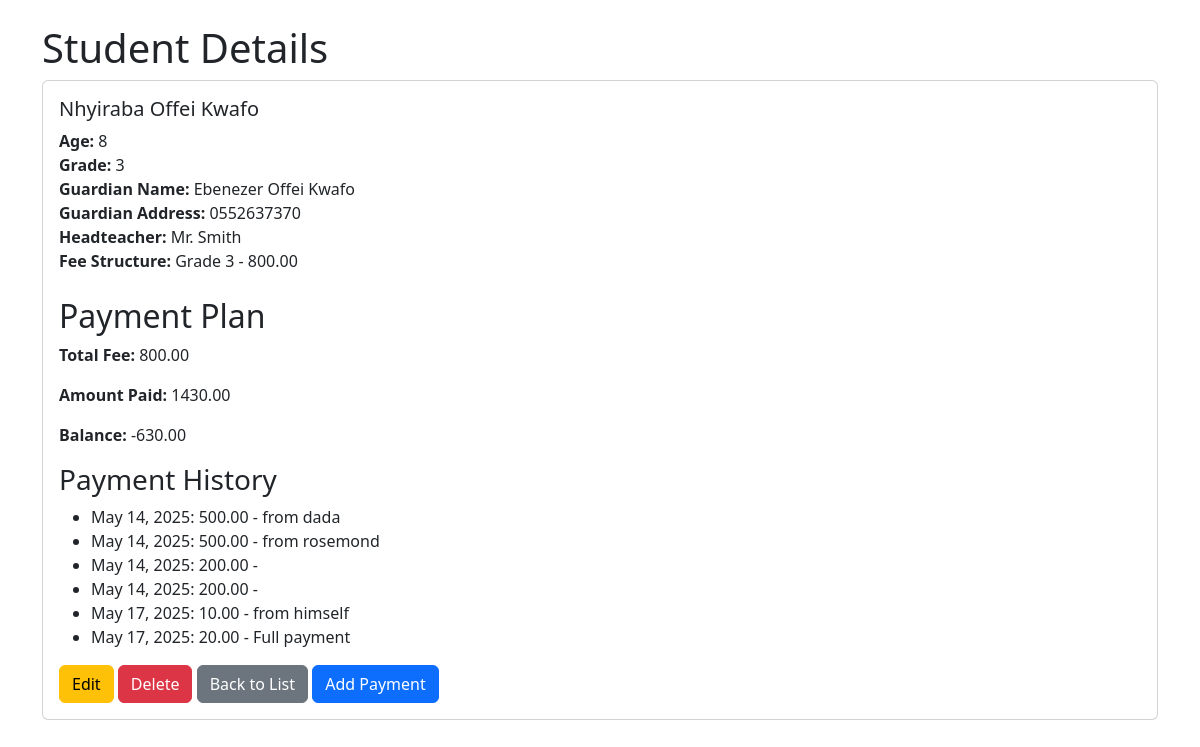
Page /books/24/ (signed in) on the committed database.
### book_store/models.py (models this page shows, shortened)
class Student(models.Model):
   name = models.CharField(max_length=100)
   age = models.IntegerField()
   grade = models.IntegerField()
   guardian_name = models.CharField(max_length=100)
   guardian_address = models.TextField()
   headteacher = models.ForeignKey('HeadTeacher', on_delete=models.PROTECT, related_name='students')
   fee_structure = models.ForeignKey(FeeStructure, on_delete=models.SET_NULL, null=True, blank=True)

class HeadTeacher(models.Model):
    name = models.CharField(max_length=100)
    qualification = models.CharField(max_length=100)
    date_appointed = models.DateField()
    def __str__(self):
        return self.name

class FeeStructure(models.Model):
    grade = models.IntegerField(unique=True)
    amount = models.DecimalField(max_digits=10, decimal_places=2)
    description = models.CharField(max_length=200, blank=True)
    effective_from = models.DateField()
    active = models.BooleanField(default=True)

class PaymentPlan(models.Model):
    student = models.OneToOneField(Student, on_delete=models.CASCADE, related_name='payment_plan')
    total_fee = models.DecimalField(max_digits=10, decimal_places=2)
    amount_paid = models.DecimalField(max_digits=10, decimal_places=2, default=Decimal('0.00'))
    balance = models.DecimalField(max_digits=10, decimal_places=2, default=Decimal('0.00'))

class Payment(models.Model):
    payment_plan = models.ForeignKey(PaymentPlan, on_delete=models.CASCADE, related_name='payments')
    amount = models.DecimalField(max_digits=10, decimal_places=2)
    date = models.DateField(auto_now_add=True)
    description = models.CharField(max_length=200, blank=True)

### book_store/views.py (the view)
# urls.py: path('<int:pk>/', StudentDetailView.as_view(), name='student_detail'),
class StudentDetailView(LoginRequiredMixin, DetailView):
    model = Student
    template_name = 'students/student_detail.html'
    context_object_name = 'student'

### book_store/templates/students/student_detail.html (shortened to what this page needs)
<!DOCTYPE html>
<html lang="en">
<head>
 <link href="https://cdn.jsdelivr.net/npm/bootstrap@5.3.0/dist/css/bootstrap.min.css" rel="stylesheet">
</head>
<body>
 <div class="container mt-4">
  <h1>Student Details</h1>
  <div class="card">
   <div class="card-body">
    <h5 class="card-title">{{ student.name }}</h5>
    <p class="card-text">
     <strong>Age:</strong> {{ student.age }}<br>
     <strong>Grade:</strong> {{ student.grade }}<br>
     <strong>Guardian Name:</strong> {{ student.guardian_name }}<br>
     <strong>Guardian Address:</strong> {{ student.guardian_address }}<br>
     <strong>Headteacher:</strong> {{ student.headteacher }}<br>
     <strong>Fee Structure:</strong>
     {% if student.fee_structure %}
     Grade {{ student.fee_structure.grade }} - {{ student.fee_structure.amount }}
     {% else %}
     No fee structure assigned
     {% endif %}
     <br>
    </p>
    <h2 class="mt-4">Payment Plan</h2>
    {% if student.payment_plan %}
    <p><strong>Total Fee:</strong> {{ student.payment_plan.total_fee }}</p>
    <p><strong>Amount Paid:</strong> {{ student.payment_plan.amount_paid }}</p>
    <p><strong>Balance:</strong> {{ student.payment_plan.balance }}</p>
    <h3>Payment History</h3>
    <ul>
     {% for payment in student.payment_plan.payments.all %}
     <li>{{ payment.date }}: {{ payment.amount }} - {{ payment.description }}</li>
     {% endfor %}
    </ul>
    <div class="mt-3">
     <a href="{% url 'student_update' student.pk %}" class="btn btn-warning">Edit</a>
     <a href="{% url 'student_delete' student.pk %}" class="btn btn-danger">Delete</a>
     <a href="{% url 'student_list' %}" class="btn btn-secondary">Back to List</a>
     <a href="{% url 'payment_create' student.id %}" class="btn btn-primary">Add Payment</a>
     {% else %}
     <p>No payment plan available for this student.</p>
     {% endif %}
    </div>
   </div>
  </div>
 </div>
</body>
</html>

### rows in the picture
Student: name "Nhyiraba Offei Kwafo", age "8", grade "3", guardian_name "Ebenezer Offei Kwafo", guardian_address "0552637370", headteacher "Mr. Smith", fee_structure.grade "3", fee_structure.amount "800.00", payment_plan.total_fee "800.00", payment_plan.amount_paid "1430.00", payment_plan.balance "-630.00"
Payment: date "May 14, 2025", amount "500.00", description "from dada"
Payment: date "May 14, 2025", amount "500.00", description "from rosemond"
Payment: date "May 14, 2025", amount "200.00"
Payment: date "May 14, 2025", amount "200.00"
Payment: date "May 17, 2025", amount "10.00", description "from himself"
Payment: date "May 17, 2025", amount "20.00", description "Full payment"
